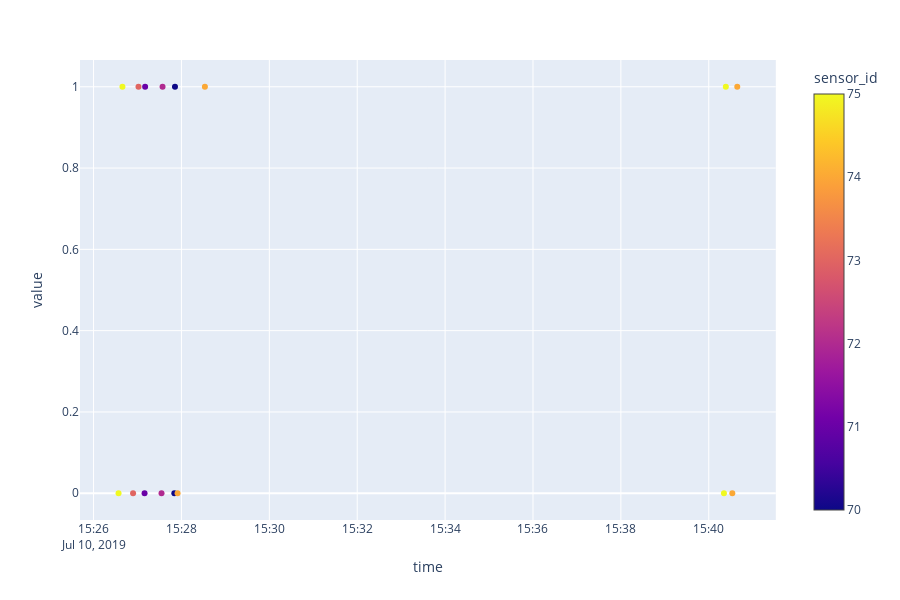
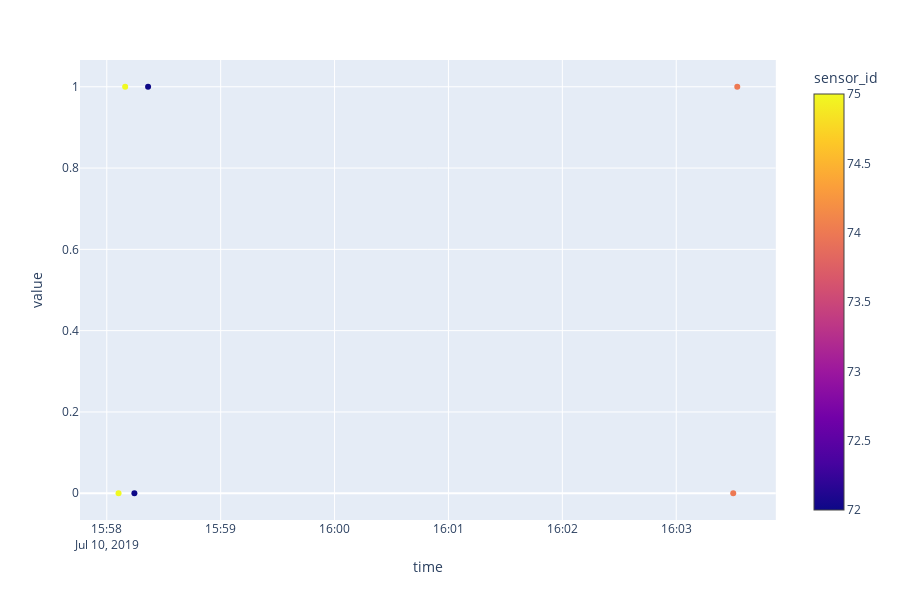

The notebook cell saved with these charts, in order:
### Markdown cell above
# Hall data
- Id 70: hall_z_01
- Id 71: hall_z_04
- Id 72: hall_z_03
- Id 73: hall_y_01
- Id 74: hall_z_02
- Id 75: hall_x_01

### Code cell
ids = [70, 71, 72, 73, 74, 75]
sample_interval = "1s"
plot_seance_data(client, ids, 104, sample_interval, seances, binary=True)
plot_seance_data(client, ids, 107, sample_interval, seances, binary=True)

### Figure 1 — Plotly figure (JSON) as saved in the notebook; plotly's stock layout.template omitted (floating-point values rounded to 4 significant figures)
{"data": [{"hoverlabel": {"namelength": 0}, "hovertemplate": "time=%{x}<br>value=%{y}<br>sensor_id=%{marker.color}", "legendgroup": "", "marker": {"color": [70, 70, 71, 71, 72, 72, 73, 73, 74, 74, 74, 74, 75, 75, 75, 75], "coloraxis": "coloraxis", "symbol": "circle"}, "mode": "markers", "name": "", "showlegend": false, "type": "scatter", "x": ["2019-07-10T15:27:50.295Z", "2019-07-10T15:27:51.169Z", "2019-07-10T15:27:09.637Z", "2019-07-10T15:27:10.42Z", "2019-07-10T15:27:32.805Z", "2019-07-10T15:27:34.204Z", "2019-07-10T15:26:53.986Z", "2019-07-10T15:27:01.358Z", "2019-07-10T15:27:54.724Z", "2019-07-10T15:28:32.026Z", "2019-07-10T15:40:32.172Z", "2019-07-10T15:40:38.918Z", "2019-07-10T15:26:34.113Z", "2019-07-10T15:26:39.447Z", "2019-07-10T15:40:20.734Z", "2019-07-10T15:40:23.322Z"], "xaxis": "x", "y": [0, 1, 0, 1, 0, 1, 0, 1, 0, 1, 0, 1, 0, 1, 0, 1], "yaxis": "y"}], "layout": {"coloraxis": {"colorbar": {"title": {"text": "sensor_id"}}, "colorscale": [[0, "#0d0887"], [0.1111, "#46039f"], [0.2222, "#7201a8"], [0.3333, "#9c179e"], [0.4444, "#bd3786"], [0.5556, "#d8576b"], [0.6667, "#ed7953"], [0.7778, "#fb9f3a"], [0.8889, "#fdca26"], [1, "#f0f921"]]}, "height": 600, "legend": {"tracegroupgap": 0}, "margin": {"t": 60}, "xaxis": {"anchor": "y", "domain": [0, 0.98], "title": {"text": "time"}}, "yaxis": {"anchor": "x", "domain": [0, 1], "title": {"text": "value"}}}}

### Figure 2 — Plotly figure (JSON) as saved in the notebook; plotly's stock layout.template omitted (floating-point values rounded to 4 significant figures)
{"data": [{"hoverlabel": {"namelength": 0}, "hovertemplate": "time=%{x}<br>value=%{y}<br>sensor_id=%{marker.color}", "legendgroup": "", "marker": {"color": [72, 72, 74, 74, 75, 75], "coloraxis": "coloraxis", "symbol": "circle"}, "mode": "markers", "name": "", "showlegend": false, "type": "scatter", "x": ["2019-07-10T15:58:14.548Z", "2019-07-10T15:58:21.763Z", "2019-07-10T16:03:30.029Z", "2019-07-10T16:03:32.152Z", "2019-07-10T15:58:06.197Z", "2019-07-10T15:58:09.689Z"], "xaxis": "x", "y": [0, 1, 0, 1, 0, 1], "yaxis": "y"}], "layout": {"coloraxis": {"colorbar": {"title": {"text": "sensor_id"}}, "colorscale": [[0, "#0d0887"], [0.1111, "#46039f"], [0.2222, "#7201a8"], [0.3333, "#9c179e"], [0.4444, "#bd3786"], [0.5556, "#d8576b"], [0.6667, "#ed7953"], [0.7778, "#fb9f3a"], [0.8889, "#fdca26"], [1, "#f0f921"]]}, "height": 600, "legend": {"tracegroupgap": 0}, "margin": {"t": 60}, "xaxis": {"anchor": "y", "domain": [0, 0.98], "title": {"text": "time"}}, "yaxis": {"anchor": "x", "domain": [0, 1], "title": {"text": "value"}}}}
